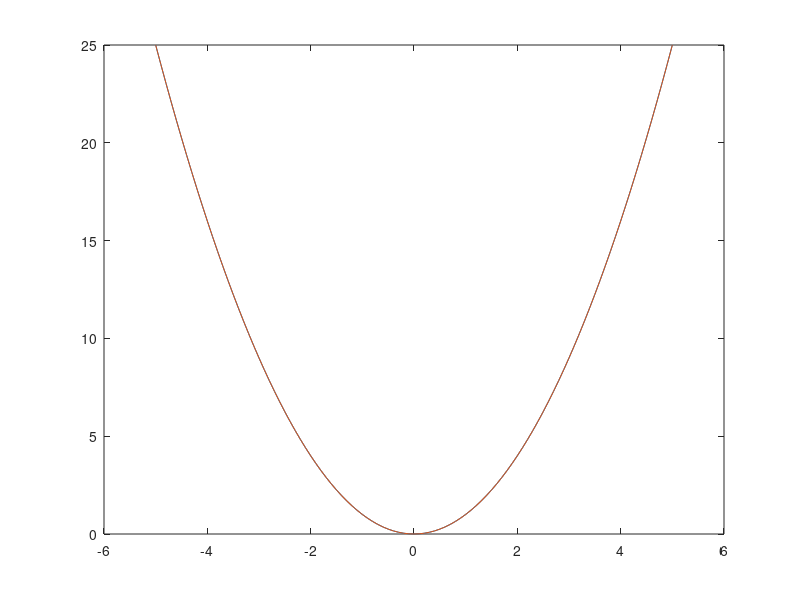

Source code (MATLAB): (Note: this script raises an error after producing the figure.)
x = -5:0.1:5;
y = x.^2;

p = plot(x,y,x,y);

p(1).LineWidth = 50;
p(1).Color = 'black';
p(2).LineStyle = "--";
p(2).Color = 'white';
